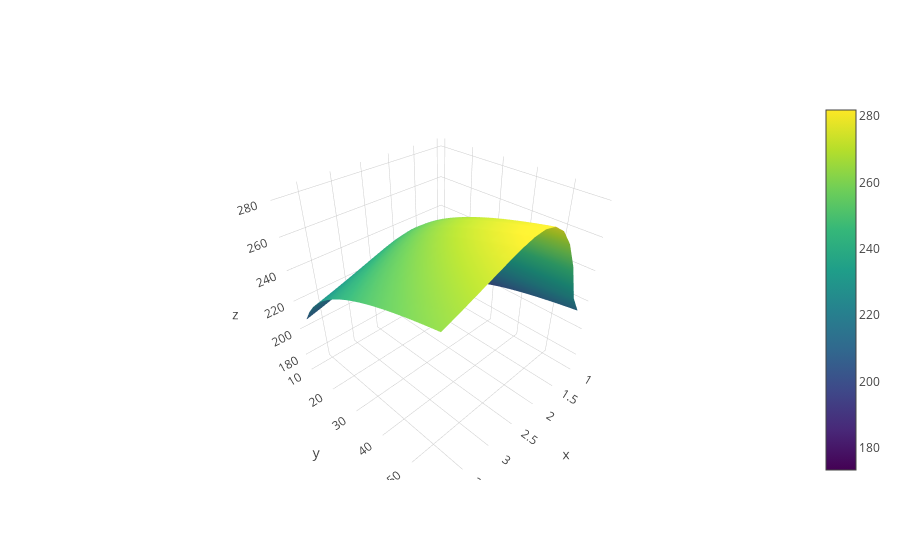

Notebook cell for this chart:
### Code cell
surface = go.Surface(z=filtered.values, x = filtered.columns.values , y = filtered.index.values, colorscale = "viridis")
fig = go.Figure(data = [surface])
fig.show()

### Figure 1 — Plotly figure (JSON) as saved in the notebook; plotly's stock layout.template omitted (floating-point values rounded to 4 significant figures; data arrays with more than 128 entries replaced by an {"elided": "..."} marker saying what was removed)
{"data": [{"colorscale": [[0, "#440154"], [0.1111, "#482878"], [0.2222, "#3e4989"], [0.3333, "#31688e"], [0.4444, "#26828e"], [0.5556, "#1f9e89"], [0.6667, "#35b779"], [0.7778, "#6ece58"], [0.8889, "#b5de2b"], [1, "#fde725"]], "type": "surface", "x": [1, 1.2, 1.4, 1.6, 1.8, 2.0, 2.2, 2.4, 2.6, 2.8, 3.0, 3.2, 3.4, 3.6, 3.8], "y": [57.5, 55, 52.5, 50, 47.5, 45, 42.5, 40, 37.5, 35, 32.5, 30, 27.5, 25, 22.5, 20, 17.5, 15, 12.5, 10], "z": {"elided": "20x15 float values"}}], "layout": {}}
